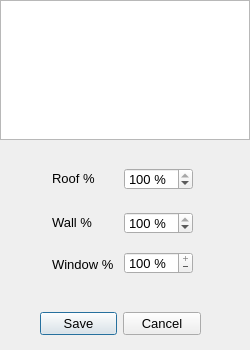
<?xml version="1.0" encoding="UTF-8"?>
<ui version="4.0">
 <class>retrofitMultiMapDialog</class>
 <widget class="QDialog" name="retrofitMultiMapDialog">
  <property name="windowModality">
   <enum>Qt::WindowModal</enum>
  </property>
  <property name="geometry">
   <rect>
    <x>0</x>
    <y>0</y>
    <width>250</width>
    <height>350</height>
   </rect>
  </property>
  <property name="font">
   <font>
    <pointsize>10</pointsize>
   </font>
  </property>
  <property name="windowTitle">
   <string>Retrofit Multi Map Dialog</string>
  </property>
  <property name="modal">
   <bool>true</bool>
  </property>
  <widget class="QDialogButtonBox" name="buttonBox">
   <property name="geometry">
    <rect>
     <x>40</x>
     <y>308</y>
     <width>161</width>
     <height>32</height>
    </rect>
   </property>
   <property name="toolTip">
    <string>Save or discard changes</string>
   </property>
   <property name="orientation">
    <enum>Qt::Horizontal</enum>
   </property>
   <property name="standardButtons">
    <set>QDialogButtonBox::Cancel|QDialogButtonBox::Save</set>
   </property>
  </widget>
  <widget class="QListWidget" name="listWidget">
   <property name="geometry">
    <rect>
     <x>0</x>
     <y>0</y>
     <width>250</width>
     <height>140</height>
    </rect>
   </property>
   <property name="toolTip">
    <string>Refurbishment level</string>
   </property>
   <property name="editTriggers">
    <set>QAbstractItemView::NoEditTriggers</set>
   </property>
  </widget>
  <widget class="QLabel" name="label">
   <property name="geometry">
    <rect>
     <x>52</x>
     <y>172</y>
     <width>47</width>
     <height>13</height>
    </rect>
   </property>
   <property name="statusTip">
    <string>Roof refurbishment percentage</string>
   </property>
   <property name="text">
    <string>Roof %</string>
   </property>
  </widget>
  <widget class="QSpinBox" name="roofSpinBox">
   <property name="geometry">
    <rect>
     <x>124</x>
     <y>168</y>
     <width>69</width>
     <height>22</height>
    </rect>
   </property>
   <property name="statusTip">
    <string>Roof refurbishment percentage</string>
   </property>
   <property name="suffix">
    <string> %</string>
   </property>
   <property name="maximum">
    <number>100</number>
   </property>
   <property name="singleStep">
    <number>5</number>
   </property>
   <property name="value">
    <number>100</number>
   </property>
  </widget>
  <widget class="QLabel" name="label_2">
   <property name="geometry">
    <rect>
     <x>52</x>
     <y>216</y>
     <width>47</width>
     <height>13</height>
    </rect>
   </property>
   <property name="statusTip">
    <string>Wall refurbishment percentage</string>
   </property>
   <property name="text">
    <string>Wall %</string>
   </property>
  </widget>
  <widget class="QSpinBox" name="wallSpinBox">
   <property name="geometry">
    <rect>
     <x>124</x>
     <y>212</y>
     <width>69</width>
     <height>22</height>
    </rect>
   </property>
   <property name="statusTip">
    <string>Wall refurbishment percentage</string>
   </property>
   <property name="suffix">
    <string> %</string>
   </property>
   <property name="maximum">
    <number>100</number>
   </property>
   <property name="singleStep">
    <number>5</number>
   </property>
   <property name="value">
    <number>100</number>
   </property>
  </widget>
  <widget class="QSpinBox" name="windowSpinBox">
   <property name="geometry">
    <rect>
     <x>124</x>
     <y>252</y>
     <width>69</width>
     <height>22</height>
    </rect>
   </property>
   <property name="statusTip">
    <string>Window refurbishment percentage</string>
   </property>
   <property name="buttonSymbols">
    <enum>QAbstractSpinBox::PlusMinus</enum>
   </property>
   <property name="suffix">
    <string> %</string>
   </property>
   <property name="maximum">
    <number>100</number>
   </property>
   <property name="singleStep">
    <number>5</number>
   </property>
   <property name="value">
    <number>100</number>
   </property>
  </widget>
  <widget class="QLabel" name="label_3">
   <property name="geometry">
    <rect>
     <x>52</x>
     <y>256</y>
     <width>65</width>
     <height>16</height>
    </rect>
   </property>
   <property name="statusTip">
    <string>Window refurbishment percentage</string>
   </property>
   <property name="text">
    <string>Window %</string>
   </property>
  </widget>
 </widget>
 <resources/>
 <connections>
  <connection>
   <sender>buttonBox</sender>
   <signal>accepted()</signal>
   <receiver>retrofitMultiMapDialog</receiver>
   <slot>accept()</slot>
   <hints>
    <hint type="sourcelabel">
     <x>248</x>
     <y>254</y>
    </hint>
    <hint type="destinationlabel">
     <x>157</x>
     <y>274</y>
    </hint>
   </hints>
  </connection>
  <connection>
   <sender>buttonBox</sender>
   <signal>rejected()</signal>
   <receiver>retrofitMultiMapDialog</receiver>
   <slot>reject()</slot>
   <hints>
    <hint type="sourcelabel">
     <x>316</x>
     <y>260</y>
    </hint>
    <hint type="destinationlabel">
     <x>286</x>
     <y>274</y>
    </hint>
   </hints>
  </connection>
 </connections>
</ui>
